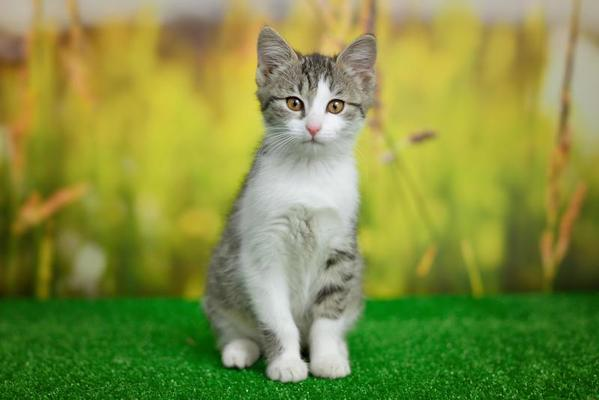
#> input picture Photos/cat2.jpg, 599 x 400 px, found by its file name
$ python imageTransformations.py
#> lines starting #> are read from the running program, lines starting #| are printed output that depends on the picture
import cv2 as cv
import numpy as np

img=cv.imread("Photos/cat2.jpg")
#> img is the input picture: shape (400, 599, 3); mean B, G, R 66, 142.6, 129.7
cv.imshow("Cat 2",img)

#Translation
def translation(image,x,y):
#> called with x = 100, y = 100
    transMatrix=np.float32([[1,0,x],[0,1,y]])
    dimensions=(image.shape[1],image.shape[0])
#> dimensions = (599, 400)
    return cv.warpAffine(image,transMatrix,dimensions)
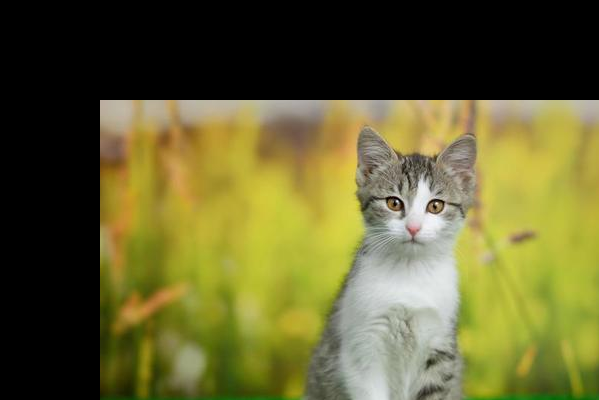
#> returned value: shape (400, 599, 3); mean of channels 0, 1, 2 48.1, 97.1, 100.2; drawn as B, G, R


translated=translation(img,100,100)
cv.imshow("Translated Image",translated)

#Roatation
def rotation(image,angle,rotationPoint=None):
#> called with angle = 180
    width=image.shape[1]
#> width = 599
    height=image.shape[0]
#> height = 400

    if rotationPoint is None:
        rotationPoint=(width/2,height/2)
#> rotationPoint = (299.5, 200)

        rotMatrix=cv.getRotationMatrix2D(rotationPoint,angle,1.0)
        dimensions=(width,height)
#> dimensions = (599, 400)


    return cv.warpAffine(image,rotMatrix,dimensions)
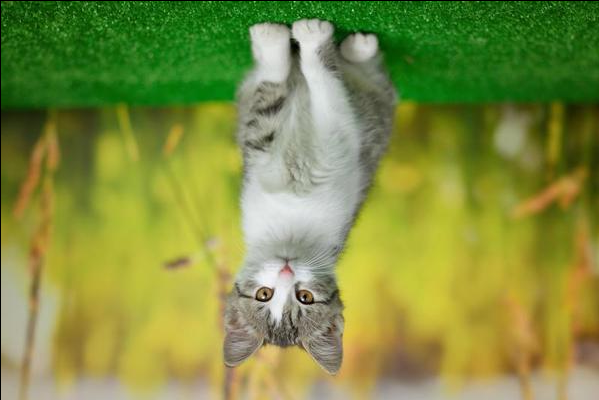
#> returned value: shape (400, 599, 3); mean of channels 0, 1, 2 65.6, 142, 129.1; drawn as B, G, R

rotatedImage=rotation(img,180)
cv.imshow("Rotated Image",rotatedImage)


#Resizing
def resize(image,scale=0.5):
    width=int(image.shape[1]*scale)
    height=int(image.shape[0]*scale)

    dimensions=(width,height)

    return cv.resize(image,dimensions,interpolation=cv.INTER_AREA)


#Flipping
flipped0=cv.flip(img,0)
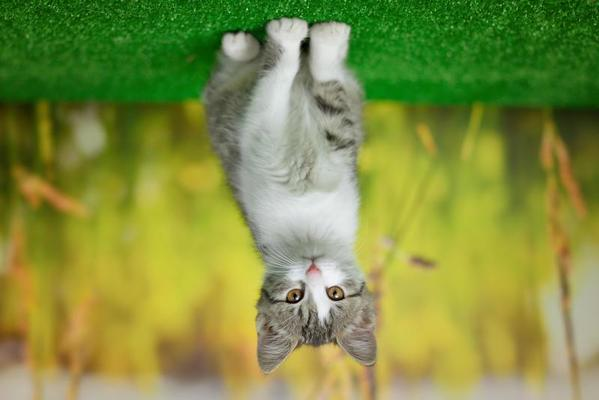
#> flipped0: shape (400, 599, 3); mean B, G, R 66, 142.6, 129.7
flipped1=cv.flip(img,1)
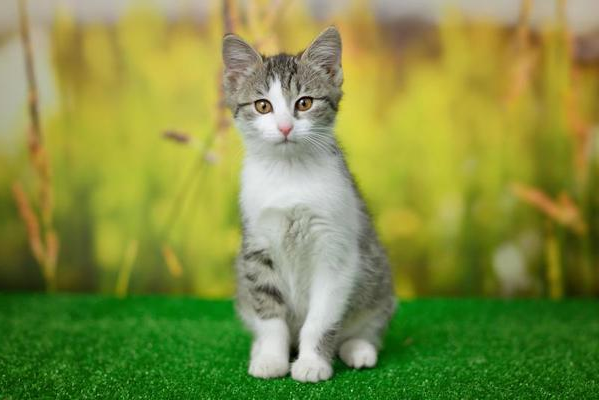
#> flipped1: shape (400, 599, 3); mean B, G, R 66, 142.6, 129.7
flipped_1=cv.flip(img,-1)
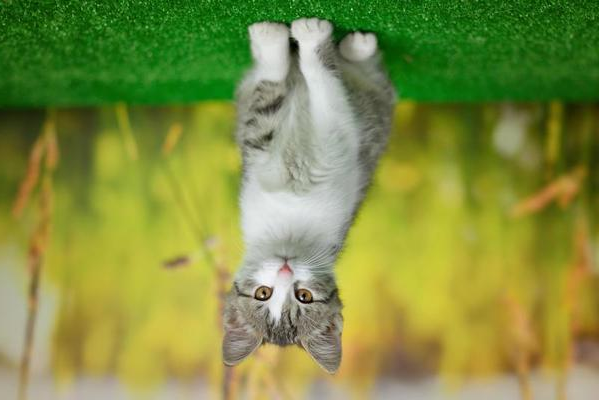
#> flipped_1: shape (400, 599, 3); mean B, G, R 66, 142.6, 129.7

cv.imshow("Flipped 0",flipped0)
cv.imshow("Flipped 1",flipped1)
cv.imshow("Flipped -1",flipped_1)


#Cropping
cropped=img[0:250,0:300]
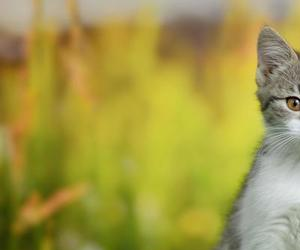
#> cropped: shape (250, 300, 3); mean B, G, R 69.3, 152.6, 163.2
cv.imshow("Cropped Image",cropped)


cv.waitKey(0)

$ run again, with Photos/cat1.jpg copied over Photos/cat2.jpg
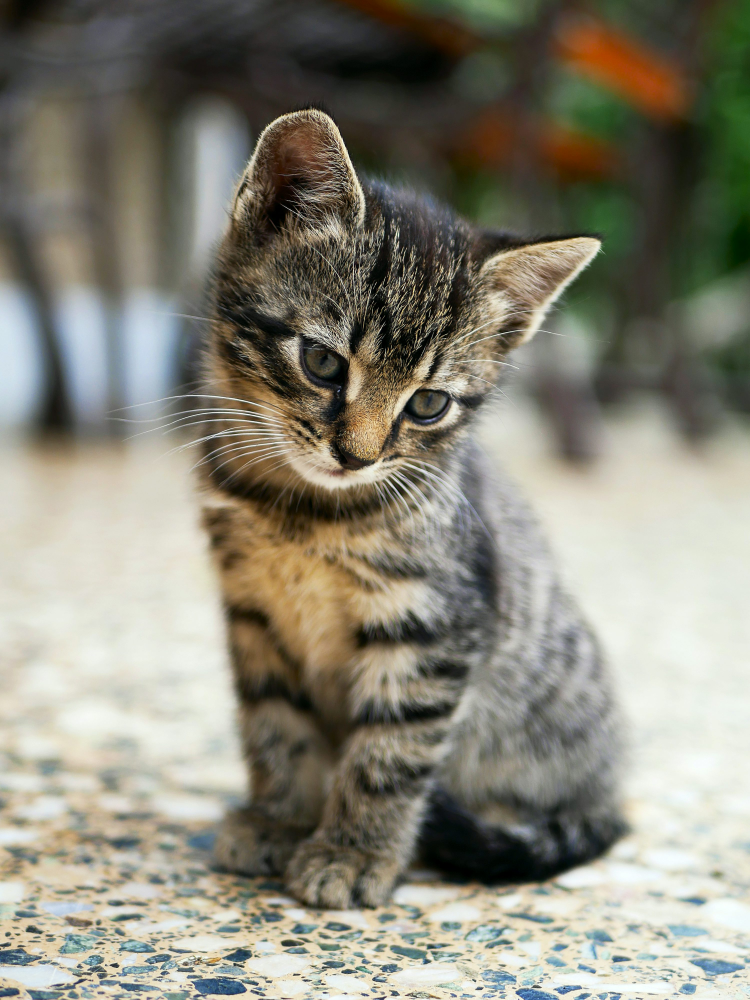
#> input picture Photos/cat1.jpg, 3000 x 3999 px, found by its file name (shown at 1/4 size)
#> img is the input picture: shape (3999, 3000, 3); mean B, G, R 119.7, 133.6, 136
#> `flipped1=cv.flip(img,1)`:
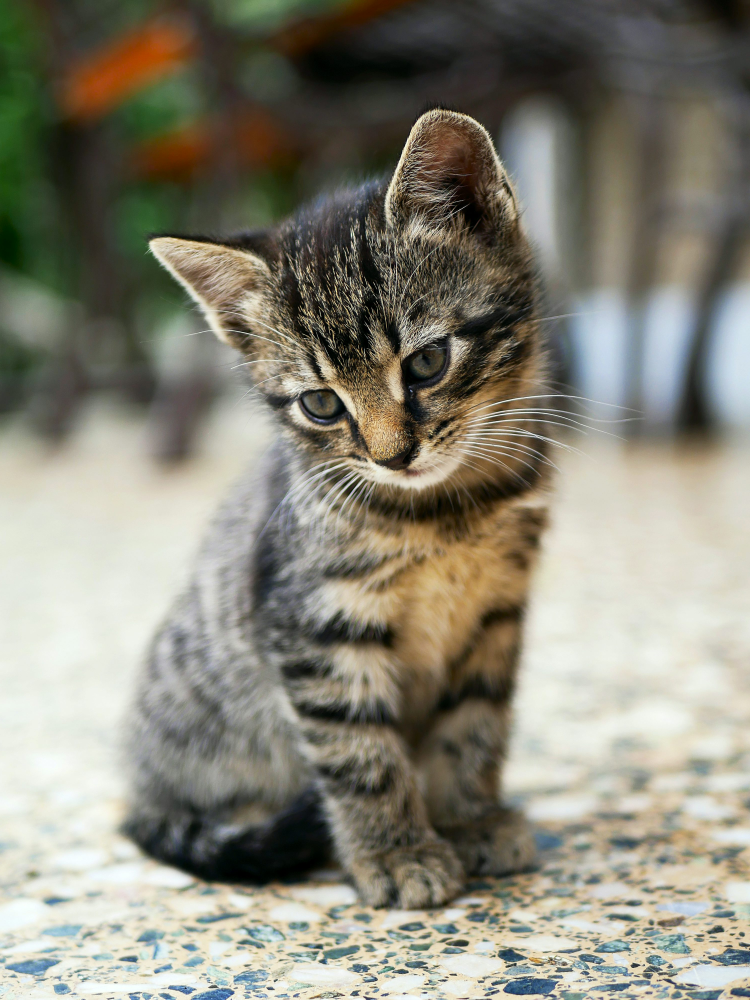
#> flipped1: shape (3999, 3000, 3) (shown at 1/4 size); mean B, G, R 119.7, 133.6, 136
#> `cropped=img[0:250,0:300]`:
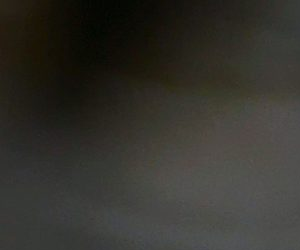
#> cropped: shape (250, 300, 3); mean B, G, R 44.9, 50.6, 51.9

$ run again, with Photos/dog1.jpg copied over Photos/cat2.jpg
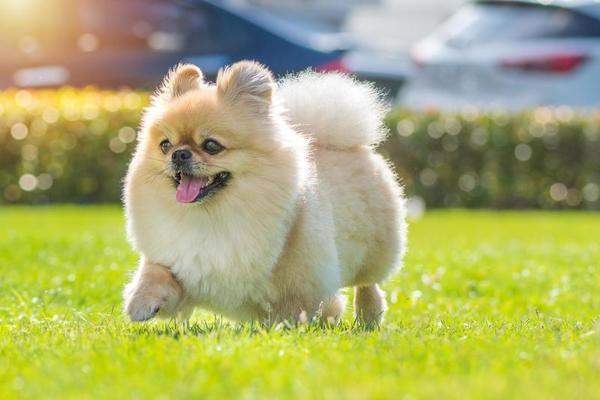
#> input picture Photos/dog1.jpg, 600 x 400 px, found by its file name
#> img is the input picture: shape (400, 600, 3); mean B, G, R 109.2, 173.4, 170.6
#> `flipped_1=cv.flip(img,-1)`:
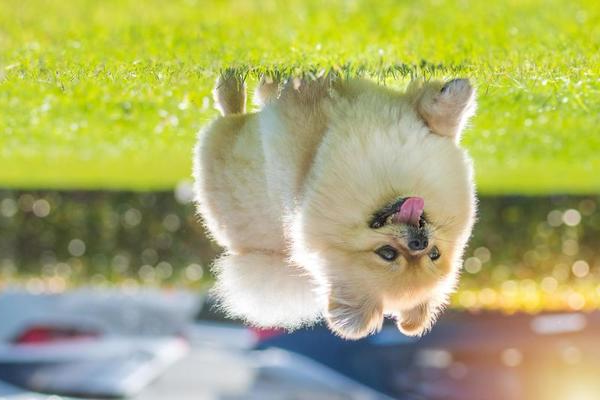
#> flipped_1: shape (400, 600, 3); mean B, G, R 109.2, 173.4, 170.6
#> `cropped=img[0:250,0:300]`:
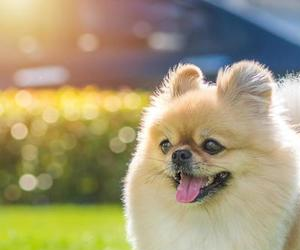
#> cropped: shape (250, 300, 3); mean B, G, R 117.7, 153.7, 164.7
